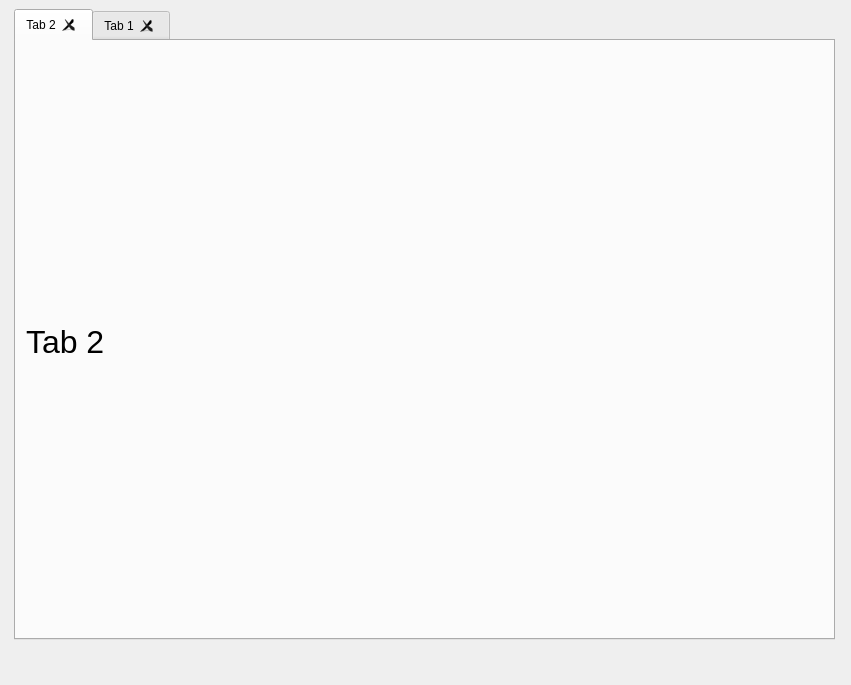
<?xml version="1.0" encoding="UTF-8"?>
<ui version="4.0">
 <class>MainWindow</class>
 <widget class="QMainWindow" name="MainWindow">
  <property name="geometry">
   <rect>
    <x>0</x>
    <y>0</y>
    <width>851</width>
    <height>685</height>
   </rect>
  </property>
  <property name="windowTitle">
   <string>MainWindow</string>
  </property>
  <widget class="QWidget" name="centralwidget">
   <widget class="QTabWidget" name="tabWidget">
    <property name="geometry">
     <rect>
      <x>14</x>
      <y>9</y>
      <width>821</width>
      <height>631</height>
     </rect>
    </property>
    <property name="currentIndex">
     <number>0</number>
    </property>
    <property name="iconSize">
     <size>
      <width>200</width>
      <height>200</height>
     </size>
    </property>
    <property name="tabsClosable">
     <bool>true</bool>
    </property>
    <property name="movable">
     <bool>true</bool>
    </property>
    <widget class="QWidget" name="tab_2">
     <attribute name="title">
      <string>Tab 2</string>
     </attribute>
     <widget class="QLabel" name="label_2">
      <property name="geometry">
       <rect>
        <x>10</x>
        <y>10</y>
        <width>791</width>
        <height>581</height>
       </rect>
      </property>
      <property name="font">
       <font>
        <pointsize>24</pointsize>
       </font>
      </property>
      <property name="text">
       <string>Tab 2</string>
      </property>
     </widget>
    </widget>
    <widget class="QWidget" name="tab">
     <attribute name="title">
      <string>Tab 1</string>
     </attribute>
     <widget class="QLabel" name="label">
      <property name="geometry">
       <rect>
        <x>10</x>
        <y>10</y>
        <width>500</width>
        <height>500</height>
       </rect>
      </property>
      <property name="sizePolicy">
       <sizepolicy hsizetype="Fixed" vsizetype="Fixed">
        <horstretch>0</horstretch>
        <verstretch>0</verstretch>
       </sizepolicy>
      </property>
      <property name="maximumSize">
       <size>
        <width>500</width>
        <height>500</height>
       </size>
      </property>
      <property name="font">
       <font>
        <pointsize>10</pointsize>
       </font>
      </property>
      <property name="text">
       <string/>
      </property>
      <property name="pixmap">
       <pixmap>../../asset/dogs_images.jpg</pixmap>
      </property>
     </widget>
    </widget>
   </widget>
  </widget>
  <widget class="QMenuBar" name="menubar">
   <property name="geometry">
    <rect>
     <x>0</x>
     <y>0</y>
     <width>851</width>
     <height>27</height>
    </rect>
   </property>
  </widget>
 </widget>
 <resources/>
 <connections/>
</ui>
